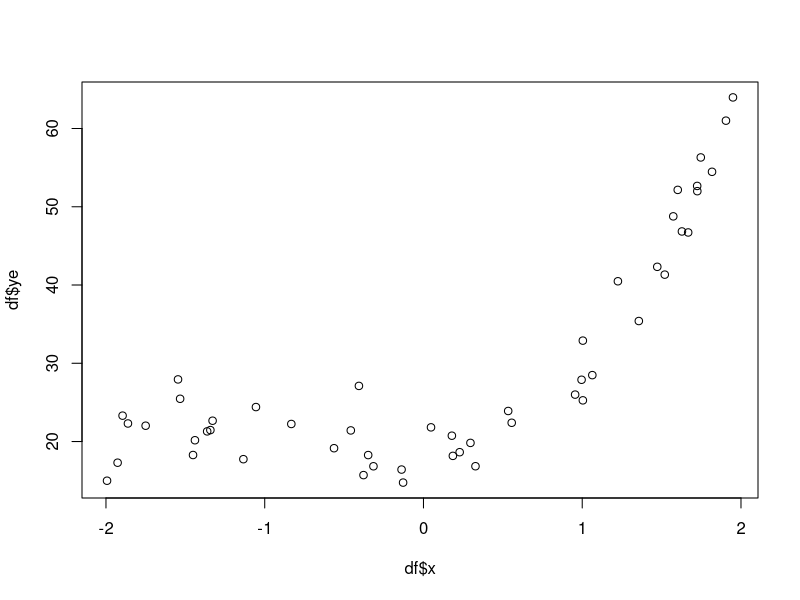
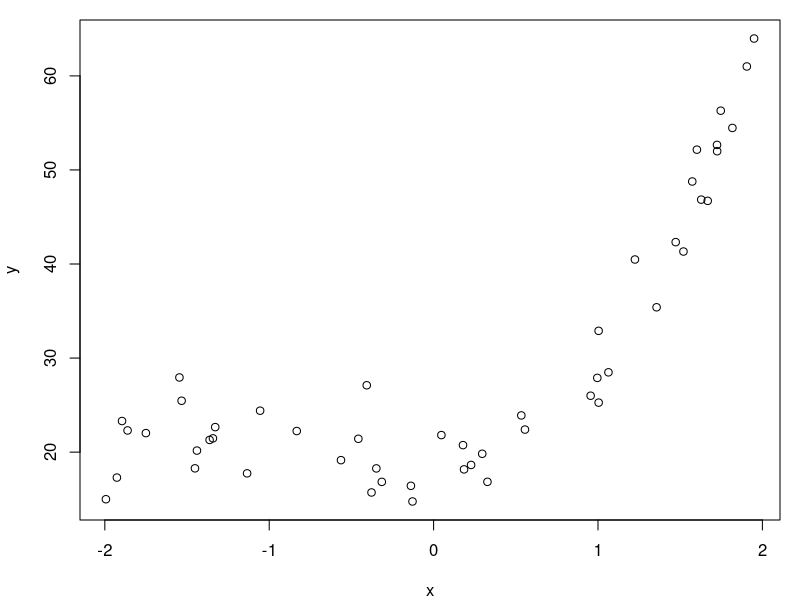

These charts were generated, in order, by the following R code: (Note: this script raises an error after producing the figures.)

#Evaluating model performance – 
#A practical example of the effects of overfitting and data size on prediction

library(grDevices)
set.seed(1111)
n <- 50
x <- sort(runif(n, -2,2))
y <- 3*x^3 + 5*x^2 + 0.5*x + 20# a 3 polynomial model
err <- rnorm(n,sd=3)
ye <- y + err
df <- data.frame(x, ye)
nterm <- c(1,2,3,5,7,9) # degree of regression polynomial
plot(df$x,df$ye)

#plot several estimated regression on one plot
par(mar=c(4,4,1,1))
plot(ye~x,df, ylab="y")
COLS <- PAL(length(nterm)) #PAL function
PAL <- colorRampPalette(c("blue","cyan","yellow","red"))
for(i in seq(nterm)){
	fit <- lm(ye ~ poly(x, degree=nterm[i]),data=df)
 	newdat <- data.frame(x=seq(min(df$x),max(df$x),,100)) #to plot
	lines(newdat$x,predict(fit, newdat),col=COLS[i])
}
legend("topleft",legend=paste0(nterm,c("","","*","","","")),title="polynomial degrees", bty="n",col=COLS, lty=1)


### Term significance
fit <- lm(ye ~ poly(x, degree=5),data=df)
summary(fit)

### Error as a function of model complexity
set.seed(1111)
n <- 50
nterm <- seq(12)
perms <- 500
frac.train <- 0.5#training fraction of data
run <- data.frame(n, nterm, train.err=NaN, cv.err=NaN)
run
x <- sort(runif(n, -2,2))
y <- 3*x^3 + 5*x^2 + 0.5*x + 20# a 3 polynomial model
err <- rnorm(n,sd=3)
ye <- y + err
df <- data.frame(x, ye)
 
for(i in seq(nrow(run))){
 pred.train <- matrix(NaN,nrow=nrow(df),ncol=perms)
 pred.valid <- matrix(NaN,nrow=nrow(df),ncol=perms)
for(j in seq(perms)){
  train <- sample(nrow(df),nrow(df)*frac.train)
  valid <- seq(nrow(df))[-train]
  dftrain <- df[train,]
  dfvalid <- df[valid,]
  fit <- lm(ye ~ poly(x, degree=run$nterm[i]),data=dftrain)
  pred.train[train,j] <- predict(fit)
  pred.valid[valid,j] <- predict(fit, dfvalid)
}
 run$train.err[i] <- mean(abs(df$ye - pred.train), na.rm=TRUE)# sqrt(mean((df$ye - pred.train)^2, na.rm=TRUE))
 run$cv.err[i] <- mean(abs(df$ye - pred.valid), na.rm=TRUE)# sqrt(mean((df$ye - pred.valid)^2, na.rm=TRUE))
print(i)
}
 

par(mar=c(4,4,1,1))
ylim <- range(run$train.err, run$cv.err)
plot(run$nterm, run$train.err,log="y",col=1,t="o", ylim=ylim, xlab="Model complexity [polynomial degrees]", ylab="Mean absolute error [MAE]")
lines(run$nterm, run$cv.err,col=2,t="o")
abline(v=3, lty=2,col=8)
abline(h=mean(abs(err)), lty=2,col=8)
legend("top",legend=c("Training error","Cross-validation error"), bty="n",col=1:2, lty=1, pch=1)

### Error as a function of data size
set.seed(1111)
n <- round(exp(seq(log(50),log(500),,10)))
nterm <- 7
perms <- 500
frac.train <- 0.5#training fraction of data
run <- data.frame(n, nterm, train.err=NaN, cv.err=NaN)
run
x <- sort(runif(max(n), -2,2))
y <- 3*x^3 + 5*x^2 + 0.5*x + 20# a 3 polynomial model
err <- rnorm(max(n),sd=3)
ye <- y + err
DF <- data.frame(x, ye)
 
for(i in seq(nrow(run))){
df <- DF[1:run$n[i],]
 pred.train <- matrix(NaN,nrow=nrow(df),ncol=perms)
 pred.valid <- matrix(NaN,nrow=nrow(df),ncol=perms)
for(j in seq(perms)){
  train <- sample(nrow(df),nrow(df)*frac.train)
  valid <- seq(nrow(df))[-train]
  dftrain <- df[train,]
  dfvalid <- df[valid,]
  fit <- lm(ye ~ poly(x, degree=run$nterm[i]),data=dftrain)
  pred.train[train,j] <- predict(fit)
  pred.valid[valid,j] <- predict(fit, dfvalid)
}
 run$train.err[i] <- mean(abs(df$ye - pred.train), na.rm=TRUE)# sqrt(mean((df$ye - pred.train)^2, na.rm=TRUE))
 run$cv.err[i] <- mean(abs(df$ye - pred.valid), na.rm=TRUE)# sqrt(mean((df$ye - pred.valid)^2, na.rm=TRUE))
print(i)
}
 

par(mar=c(4,4,1,1))
ylim <- range(run$train.err, run$cv.err)
plot(run$n, run$train.err,log="xy",col=1,t="o", ylim=ylim, xlab="Data size [n]", ylab="Mean absolute error [MAE]")
lines(run$n, run$cv.err,col=2,t="o")
abline(h=mean(abs(err)), lty=2,col=8)
legend("bottomright",legend=paste0("No. of polynomial degrees = ", nterm), bty="n")
legend("top",legend=c("Training error","Cross-validation error"), bty="n",col=1:2, lty=1, pch=1)



